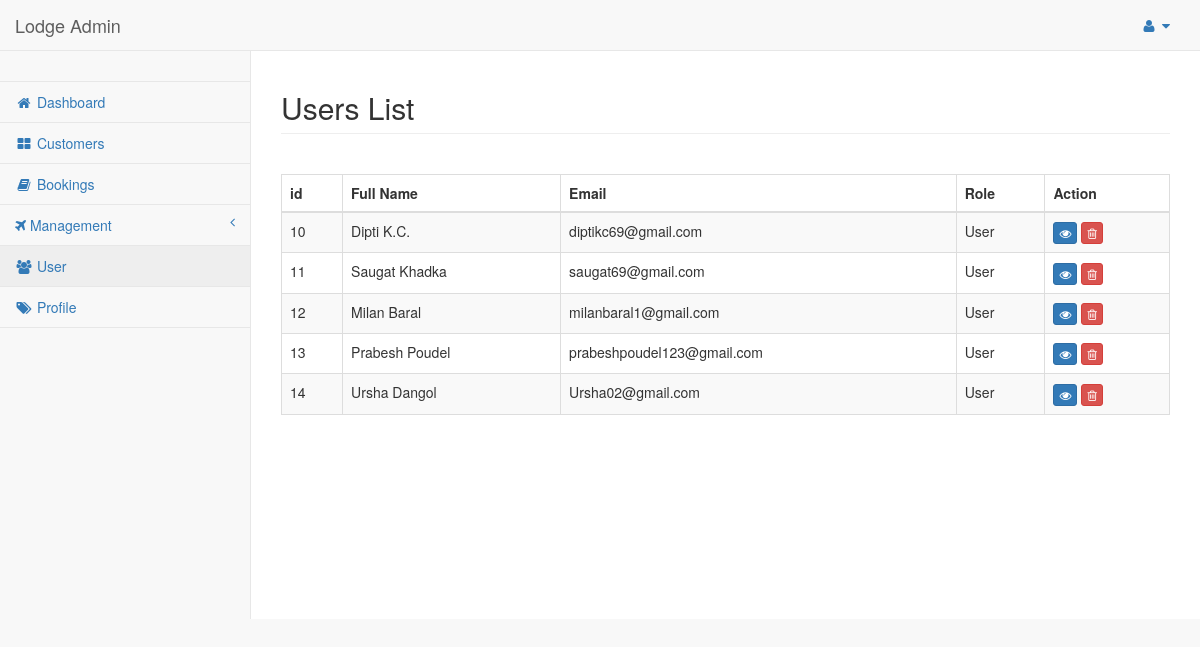
Screenshot of /admin/list-user.php (signed in) with the database file from the repository.
### tables this page shows
CREATE TABLE `users` (
  `id` int(100) NOT NULL,
  `email` varchar(100) NOT NULL,
  `password` varchar(100) NOT NULL,
  `status` tinyint(4) NOT NULL DEFAULT 0,
  `full_name` varchar(100) NOT NULL,
  `is_admin` tinyint(4) NOT NULL DEFAULT 0,
  `phone` int(100) NOT NULL,
  `address` varchar(100) NOT NULL
);

### admin/list-user.php (the view, shortened to what this page needs)
<?php
include 'include/head.php';
$sql = "SELECT * FROM users";
$results = mysqli_query($conn, $sql);
?>
<body>
    <div id="wrapper">
        <nav class="navbar navbar-default navbar-static-top" role="navigation" style="margin-bottom: 0">
            <?php include 'include/navbar.php';?>
            <?php include 'include/sidebar.php';?>
        </nav>
        <div id="page-wrapper">
            <div class="row">
                <div class="col-lg-12">
                    <h2 class="page-header"> Users List </h2>
                </div>
            </div>
            <div class="row" style="margin-top:20px;">
                <div class="col-sm-12">
                    <table class="table table-striped table-bordered table-hover">
                        <thead>
                            <tr>
                                <td><b>id</b</td>
                                <td><b>Full Name</b></td>
                                <td><b>Email</b></td>
                                <td><b>Role</b></td>
                                <td><b>Action</b></td>
                            </tr>
                        </thead>
                        <tbody>
                        <?php
                        if(mysqli_num_rows($results) > 0){
                            while ($row = mysqli_fetch_array
                            ($results)){
                        ?>
                            <tr>
                                <td><?php echo $row['id'];?></td>
                                <td><?php echo $row['full_name'];?>
                                </td>
                                <td><?php echo $row['email'];?>
                                </td>
                                <td>
                                <?php
                                if($row['is_admin'] == 1){
                                echo 'Admin';
                                }else{
                                echo 'User' ;}
                                 ?>
                                </td>
                                <td>
                                <a href="view-user.php?id=<?php echo $row['id']; ?>" class="btn btn-xs btn-primary "><i class="fa fa-eye"></i></a>
                                <a href="delete-user.php?id=<?php echo $row['id']; ?>" class="btn btn-xs btn-danger "><i class="fa fa-trash-o"></i></a>
                                </td>
                            </tr>
                            <?php } } ?>
                        </tbody>
                    </table>
                </div>
            </div>
        </div>
    </div>
</body>
</html>

### rows the page displays
users: id "10", full_name "Dipti K.C.", email "diptikc69@gmail.com", is_admin "User"
users: id "11", full_name "Saugat Khadka", email "saugat69@gmail.com", is_admin "User"
users: id "12", full_name "Milan Baral", email "milanbaral1@gmail.com", is_admin "User"
users: id "13", full_name "Prabesh Poudel", email "prabeshpoudel123@gmail.com", is_admin "User"
users: id "14", full_name "Ursha Dangol", email "Ursha02@gmail.com", is_admin "User"
